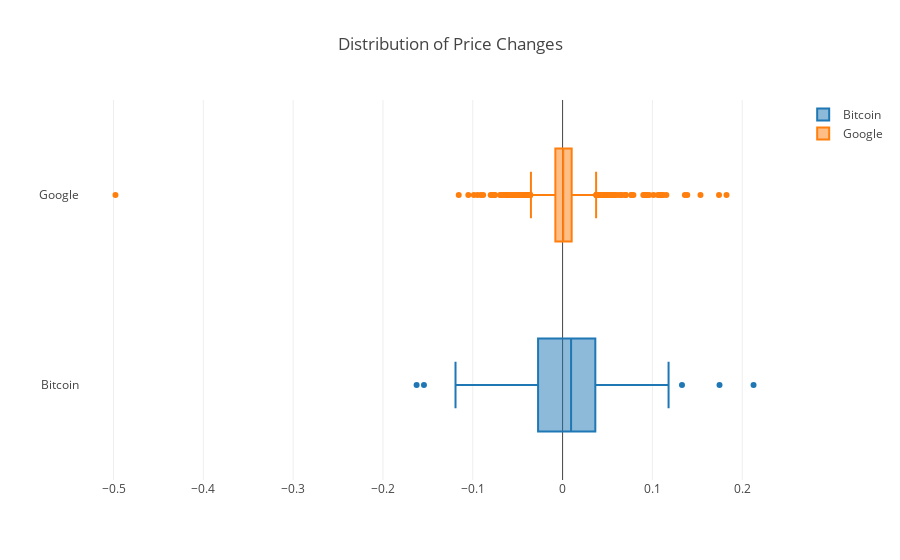

Source (notebook cell):
### Code cell
from plotly.offline import plot, iplot
import plotly.graph_objs as go
from plotly.offline import init_notebook_mode
init_notebook_mode(connected=True)

import pandas as pd

trace1 = go.Box(x=Data2.OpenBitcoin.pct_change(),name="Bitcoin")
trace2 = go.Box(x=Data2.OpenGoogle.pct_change(),name="Google")


layout = dict(title="Distribution of Price Changes")

data = [trace1,trace2]
figure = dict(data=data, layout=layout)
iplot(figure)

### Figure 1 — Plotly figure (JSON) as saved in the notebook; plotly's stock layout.template omitted (floating-point values rounded to 4 significant figures; data arrays with more than 128 entries replaced by an {"elided": "..."} marker saying what was removed)
{"data": [{"name": "Bitcoin", "type": "box", "x": {"elided": "3439 float values"}}, {"name": "Google", "type": "box", "x": {"elided": "3439 float values"}}], "layout": {"title": "Distribution of Price Changes"}}
